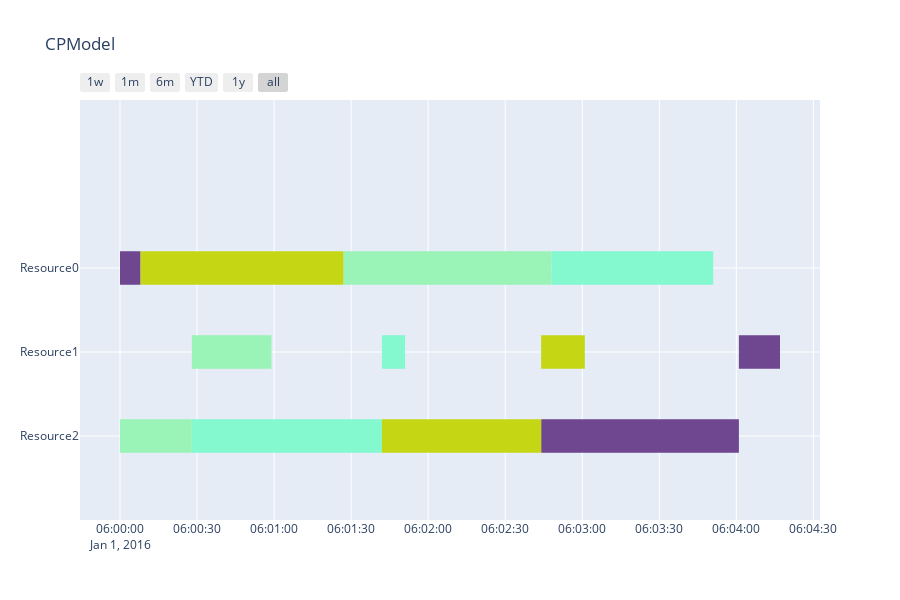

Notebook code for this chart:
### Code cell
durations, machines = jobshop_data_gen(4, 3,5)
model = CPModel(durations, machines)
model.solve()

### Figure 1 — Plotly figure (JSON) as saved in the notebook; plotly's stock layout.template omitted (floating-point values rounded to 4 significant figures)
{"data": [{"fill": "toself", "fillcolor": "rgb(111, 71, 144)", "hoverinfo": "name", "legendgroup": "rgb(111, 71, 144)", "mode": "none", "name": "Job3", "type": "scatter", "x": ["2016-01-01 6:00:00", "2016-01-01 6:00:08", "2016-01-01 6:00:08", "2016-01-01 6:00:00", "2016-01-01 6:00:00", "2016-01-01 6:04:01", "2016-01-01 6:04:17", "2016-01-01 6:04:17", "2016-01-01 6:04:01", "2016-01-01 6:04:01", "2016-01-01 6:02:44", "2016-01-01 6:04:01", "2016-01-01 6:04:01", "2016-01-01 6:02:44"], "y": [1.8, 1.8, 2.2, 2.2, null, 0.8, 0.8, 1.2, 1.2, null, -0.2, -0.2, 0.2, 0.2]}, {"fill": "toself", "fillcolor": "rgb(132, 248, 207)", "hoverinfo": "name", "legendgroup": "rgb(132, 248, 207)", "mode": "none", "name": "Job1", "type": "scatter", "x": ["2016-01-01 6:02:48", "2016-01-01 6:03:51", "2016-01-01 6:03:51", "2016-01-01 6:02:48", "2016-01-01 6:02:48", "2016-01-01 6:01:42", "2016-01-01 6:01:51", "2016-01-01 6:01:51", "2016-01-01 6:01:42", "2016-01-01 6:01:42", "2016-01-01 6:00:28", "2016-01-01 6:01:42", "2016-01-01 6:01:42", "2016-01-01 6:00:28"], "y": [1.8, 1.8, 2.2, 2.2, null, 0.8, 0.8, 1.2, 1.2, null, -0.2, -0.2, 0.2, 0.2]}, {"fill": "toself", "fillcolor": "rgb(155, 244, 183)", "hoverinfo": "name", "legendgroup": "rgb(155, 244, 183)", "mode": "none", "name": "Job2", "type": "scatter", "x": ["2016-01-01 6:01:27", "2016-01-01 6:02:48", "2016-01-01 6:02:48", "2016-01-01 6:01:27", "2016-01-01 6:01:27", "2016-01-01 6:00:28", "2016-01-01 6:00:59", "2016-01-01 6:00:59", "2016-01-01 6:00:28", "2016-01-01 6:00:28", "2016-01-01 6:00:00", "2016-01-01 6:00:28", "2016-01-01 6:00:28", "2016-01-01 6:00:00"], "y": [1.8, 1.8, 2.2, 2.2, null, 0.8, 0.8, 1.2, 1.2, null, -0.2, -0.2, 0.2, 0.2]}, {"fill": "toself", "fillcolor": "rgb(197, 215, 20)", "hoverinfo": "name", "legendgroup": "rgb(197, 215, 20)", "mode": "none", "name": "Job0", "type": "scatter", "x": ["2016-01-01 6:00:08", "2016-01-01 6:01:27", "2016-01-01 6:01:27", "2016-01-01 6:00:08", "2016-01-01 6:00:08", "2016-01-01 6:02:44", "2016-01-01 6:03:01", "2016-01-01 6:03:01", "2016-01-01 6:02:44", "2016-01-01 6:02:44", "2016-01-01 6:01:42", "2016-01-01 6:02:44", "2016-01-01 6:02:44", "2016-01-01 6:01:42"], "y": [1.8, 1.8, 2.2, 2.2, null, 0.8, 0.8, 1.2, 1.2, null, -0.2, -0.2, 0.2, 0.2]}, {"legendgroup": "rgb(111, 71, 144)", "marker": {"color": "rgb(111, 71, 144)", "opacity": 0, "size": 1}, "mode": "markers", "name": "", "showlegend": false, "text": [null, null, null, null, null, null], "type": "scatter", "x": ["2016-01-01 6:00:00", "2016-01-01 6:00:08", "2016-01-01 6:04:01", "2016-01-01 6:04:17", "2016-01-01 6:02:44", "2016-01-01 6:04:01"], "y": [2, 2, 1, 1, 0, 0]}, {"legendgroup": "rgb(132, 248, 207)", "marker": {"color": "rgb(132, 248, 207)", "opacity": 0, "size": 1}, "mode": "markers", "name": "", "showlegend": false, "text": [null, null, null, null, null, null], "type": "scatter", "x": ["2016-01-01 6:02:48", "2016-01-01 6:03:51", "2016-01-01 6:01:42", "2016-01-01 6:01:51", "2016-01-01 6:00:28", "2016-01-01 6:01:42"], "y": [2, 2, 1, 1, 0, 0]}, {"legendgroup": "rgb(155, 244, 183)", "marker": {"color": "rgb(155, 244, 183)", "opacity": 0, "size": 1}, "mode": "markers", "name": "", "showlegend": false, "text": [null, null, null, null, null, null], "type": "scatter", "x": ["2016-01-01 6:01:27", "2016-01-01 6:02:48", "2016-01-01 6:00:28", "2016-01-01 6:00:59", "2016-01-01 6:00:00", "2016-01-01 6:00:28"], "y": [2, 2, 1, 1, 0, 0]}, {"legendgroup": "rgb(197, 215, 20)", "marker": {"color": "rgb(197, 215, 20)", "opacity": 0, "size": 1}, "mode": "markers", "name": "", "showlegend": false, "text": [null, null, null, null, null, null], "type": "scatter", "x": ["2016-01-01 6:00:08", "2016-01-01 6:01:27", "2016-01-01 6:02:44", "2016-01-01 6:03:01", "2016-01-01 6:01:42", "2016-01-01 6:02:44"], "y": [2, 2, 1, 1, 0, 0]}], "layout": {"height": 600, "hovermode": "closest", "showlegend": false, "title": {"text": "CPModel"}, "xaxis": {"rangeselector": {"buttons": [{"count": 7, "label": "1w", "step": "day", "stepmode": "backward"}, {"count": 1, "label": "1m", "step": "month", "stepmode": "backward"}, {"count": 6, "label": "6m", "step": "month", "stepmode": "backward"}, {"count": 1, "label": "YTD", "step": "year", "stepmode": "todate"}, {"count": 1, "label": "1y", "step": "year", "stepmode": "backward"}, {"step": "all"}]}, "showgrid": true, "type": "date", "zeroline": false}, "yaxis": {"autorange": false, "range": [-1, 4], "showgrid": true, "ticktext": ["Resource2", "Resource1", "Resource0"], "tickvals": [0, 1, 2], "zeroline": false}}}
